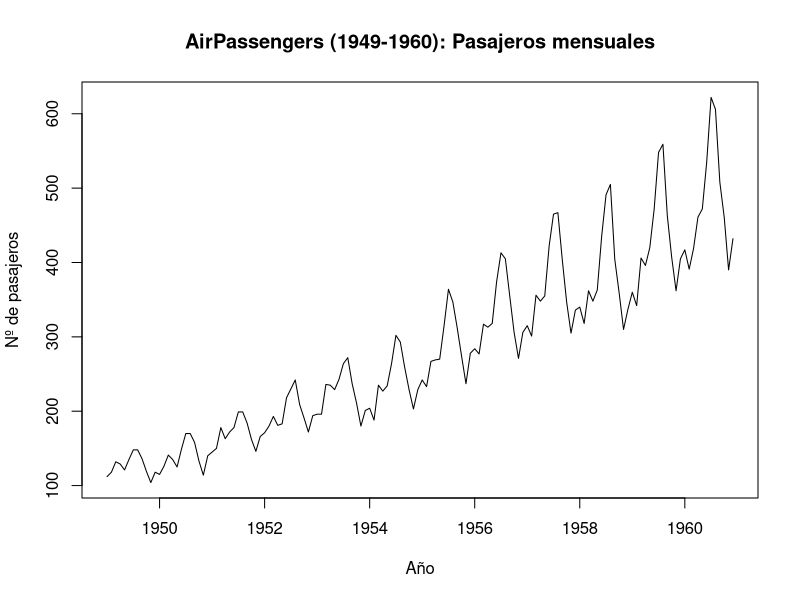
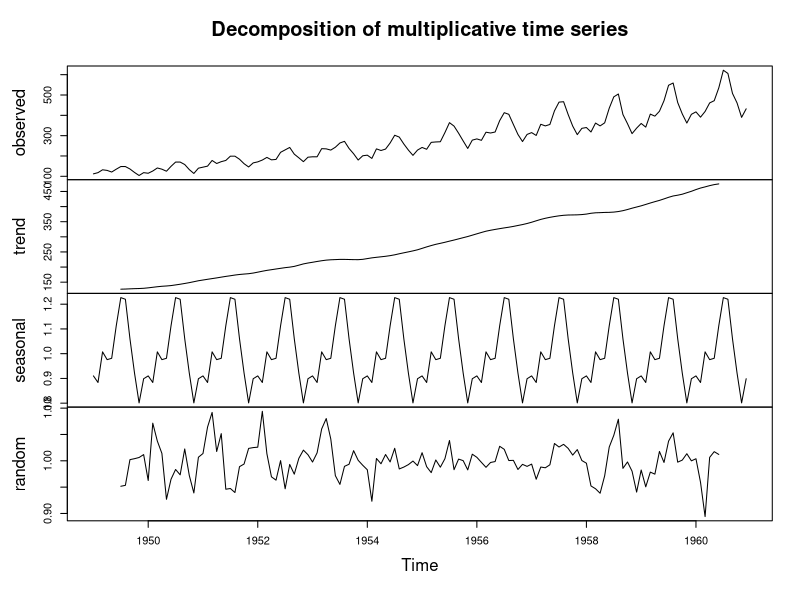
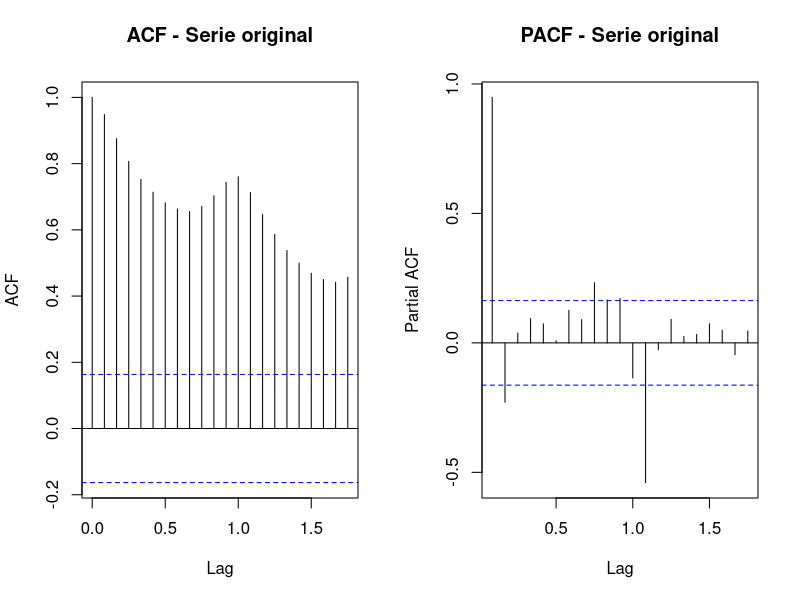
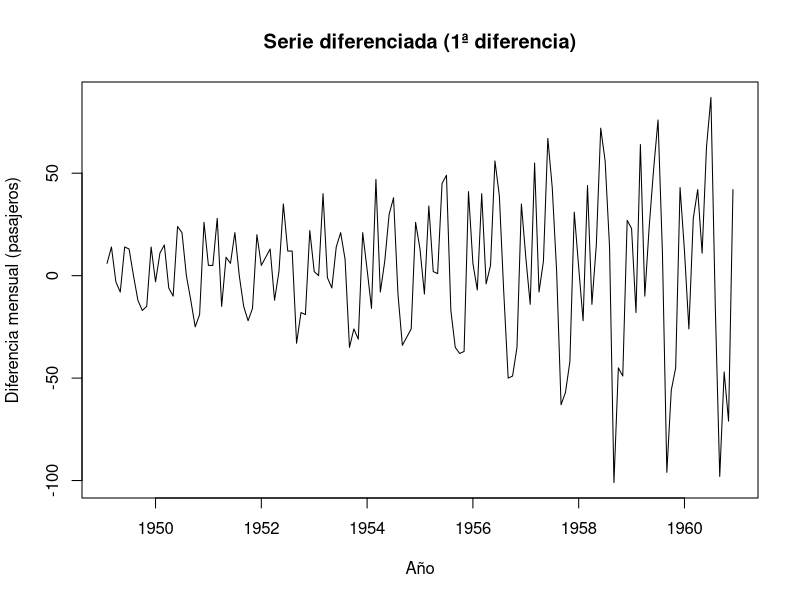
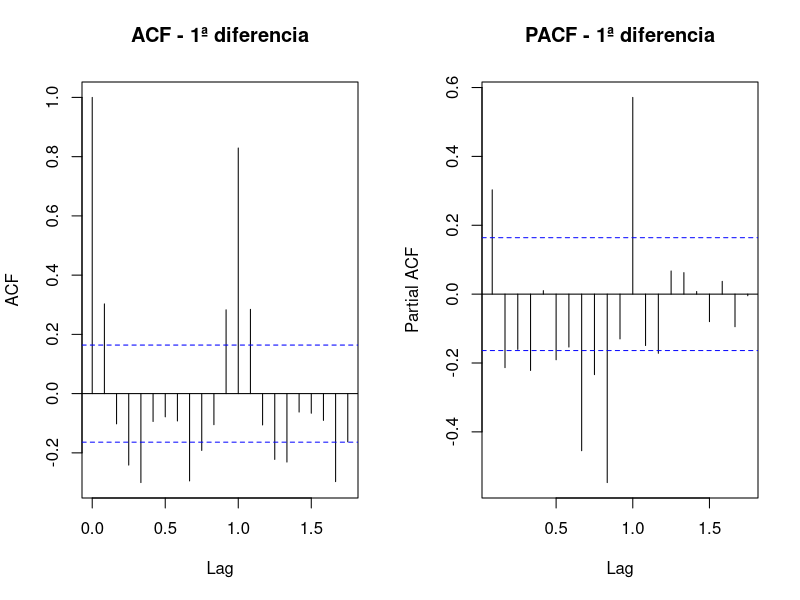
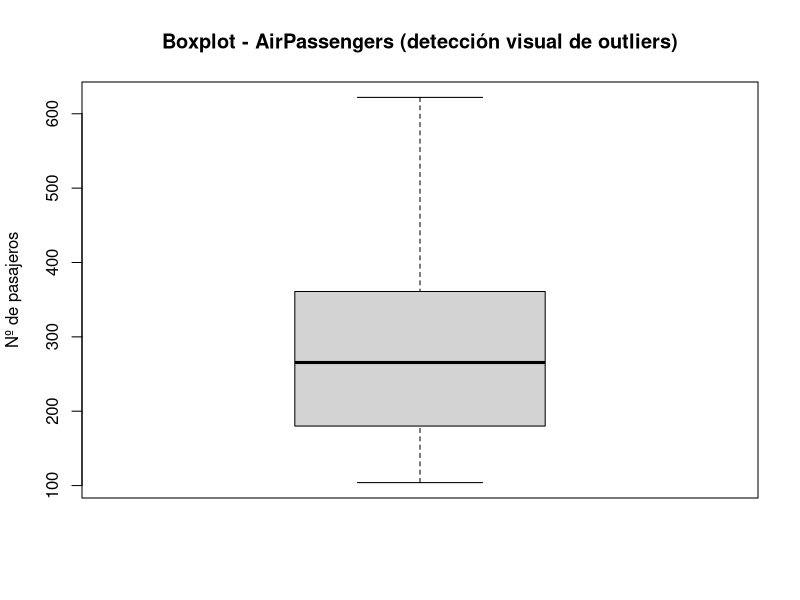
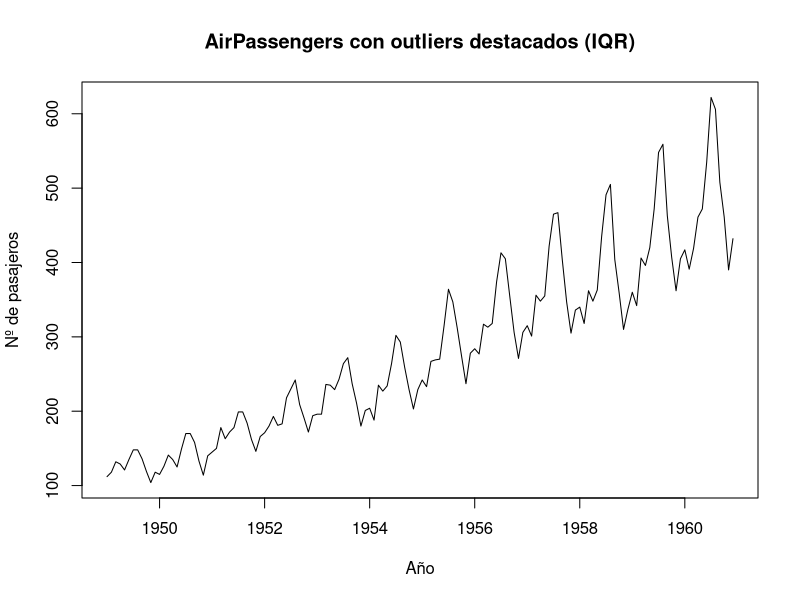

Here is the R script that generated these plots, in order:
# ============================================================
# Proyecto: Análisis de series temporales - AirPassengers (R)
# ============================================================

# 0) Paquetes ----
if (!require(tseries)) install.packages("tseries", dependencies = TRUE)
library(tseries)

# 1) Carga del dataset y verificación ----
data("AirPassengers")

cat("Clase del objeto:\n")
print(class(AirPassengers))             # Debe ser "ts"
cat("\nResumen estadístico:\n")
print(summary(AirPassengers))
cat("\nInicio / Fin / Frecuencia:\n")
print(start(AirPassengers))
print(end(AirPassengers))
print(frequency(AirPassengers))         # 12 (mensual)

# 2) Exploración inicial ----
# Gráfico de la serie
plot(AirPassengers,
     main = "AirPassengers (1949-1960): Pasajeros mensuales",
     xlab = "Año", ylab = "Nº de pasajeros")

# Estadísticas descriptivas básicas
cat("\nEstadísticas descriptivas básicas:\n")
cat("Media:", mean(AirPassengers), "\n")
cat("Desviación estándar:", sd(AirPassengers), "\n")
cat("Mínimo:", min(AirPassengers), "\n")
cat("Máximo:", max(AirPassengers), "\n")

# 3) Tendencia y estacionalidad (descomposición) ----
decomp <- decompose(AirPassengers, type = "multiplicative")
plot(decomp)

# 4) Estacionariedad: ACF/PACF + Dickey-Fuller ----
par(mfrow = c(1,2))
acf(AirPassengers, main = "ACF - Serie original")
pacf(AirPassengers, main = "PACF - Serie original")
par(mfrow = c(1,1))

cat("\nADF test (serie original):\n")
adf_original <- adf.test(AirPassengers)
print(adf_original)

# Si no es estacionaria, diferenciar una vez
AirPassengers_diff <- diff(AirPassengers, differences = 1)

plot(AirPassengers_diff,
     main = "Serie diferenciada (1ª diferencia)",
     xlab = "Año", ylab = "Diferencia mensual (pasajeros)")

par(mfrow = c(1,2))
acf(AirPassengers_diff, main = "ACF - 1ª diferencia")
pacf(AirPassengers_diff, main = "PACF - 1ª diferencia")
par(mfrow = c(1,1))

cat("\nADF test (1ª diferencia):\n")
adf_diff <- adf.test(AirPassengers_diff)
print(adf_diff)

# 5) Detección de valores atípicos ----
# Boxplot para detectar outliers de forma visual
boxplot(AirPassengers,
        main = "Boxplot - AirPassengers (detección visual de outliers)",
        ylab = "Nº de pasajeros")

# Detección simple con IQR (sobre valores de la serie)
x <- as.numeric(AirPassengers)
q1 <- quantile(x, 0.25)
q3 <- quantile(x, 0.75)
iqr <- q3 - q1
lower <- q1 - 1.5 * iqr
upper <- q3 + 1.5 * iqr

outlier_idx <- which(x < lower | x > upper)
outlier_vals <- x[outlier_idx]

cat("\nDetección de outliers (regla IQR 1.5):\n")
cat("Límite inferior:", lower, "\n")
cat("Límite superior:", upper, "\n")
cat("Nº de outliers detectados:", length(outlier_idx), "\n")

# Convertir índices a fechas (año-mes) para reportar
tp <- time(AirPassengers)
outlier_time <- tp[outlier_idx]
out_df <- data.frame(time = outlier_time, value = outlier_vals)
print(out_df)

# Destacar outliers sobre la serie
plot(AirPassengers,
     main = "AirPassengers con outliers destacados (IQR)",
     xlab = "Año", ylab = "Nº de pasajeros")
points(outlier_time, outlier_vals, pch = 19)

# 6) Interpretación (prints cortos) ----
cat("\n================ INTERPRETACIÓN =================\n")
cat("1) Tendencia/estacionalidad: la serie muestra tendencia creciente y estacionalidad anual.\n")
cat("2) Estacionariedad: el ADF en la serie original suele NO rechazar estacionariedad; tras diferenciar, normalmente mejora.\n")
cat("3) Outliers: los puntos marcados suelen corresponder a picos asociados a meses de alta demanda (estacionalidad) o variaciones anómalas.\n")
cat("=================================================\n")
